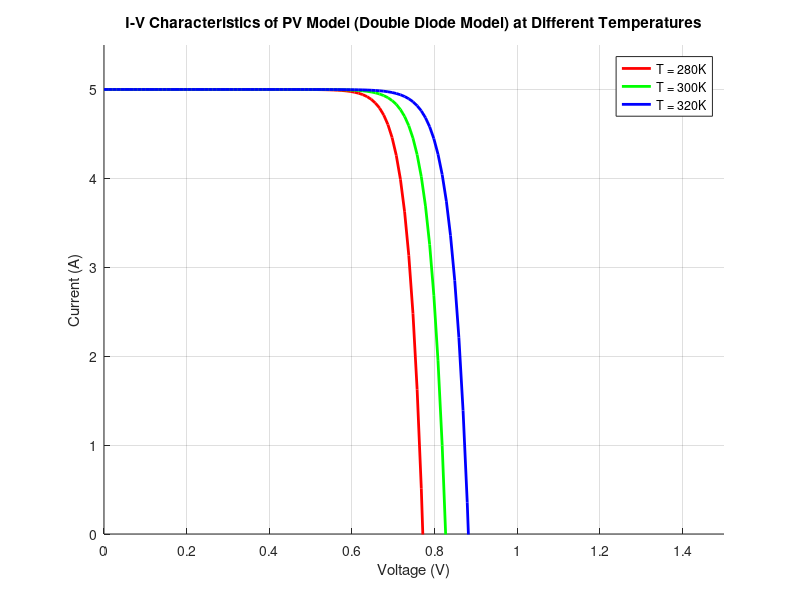

MATLAB code to generate this figure:
% Parameters
Iph = 5;                      % Photocurrent (A) - Short-circuit current
Is1 = 1e-10;                  % Saturation current of diode 1 (A)
Is2 = 1e-10;                  % Saturation current of diode 2 (A)
n1 = 1.3;                     % Ideality factor of diode 1
n2 = 1.5;                     % Ideality factor of diode 2
q = 1.60217663e-19;           % Charge of electron (C)
k = 1.38064852e-23;           % Boltzmann constant (J/K)
Rs = 0.001;                   % Series resistance (ohms)
Rsh = 1e5;                    % Shunt resistance (ohms)

% Define temperatures for the I-V curves (in Kelvin)
temperatures = [280, 300, 320]; % Temperature array (in K)

% Voltage range for I-V curve
V = linspace(0, 1, 100); % Voltage from 0 to 0.8 V

% Colors for each temperature curve
colors = ['r', 'g', 'b'];

% Initialize the plot
figure;
hold on;

% Loop over each temperature
for t = 1:length(temperatures)
    T = temperatures(t);      % Current temperature
    Vt1 = n1 * k * T / q;     % Thermal voltage for diode 1 at current temperature
    Vt2 = n2 * k * T / q;     % Thermal voltage for diode 2 at current temperature

    % Initialize current array for this temperature
    I = zeros(size(V));

    % Calculate I-V characteristic using the double diode model
    for i = 1:length(V)
        % Define the current equation for double diode model with Rs and Rsh
        fun = @(I) I - Iph + Is1 * (exp((V(i) + I * Rs) / Vt1) - 1) + ...
                   Is2 * (exp((V(i) + I * Rs) / Vt2) - 1) + ...
                   (V(i) + I * Rs) / Rsh;

        % Initial guess for current
        if V(i) == 0
            I(i) = Iph; % For short-circuit condition
        else
            I(i) = fzero(fun, Iph - 0.1); % Adjust initial guess for non-zero V
        end
    end

    % Plot I-V curve for the current temperature
    plot(V, I, 'Color', colors(t), 'LineWidth', 2, 'DisplayName', ['T = ' num2str(T) 'K']);
end

% Customize the plot
xlabel('Voltage (V)');
ylabel('Current (A)');
title('I-V Characteristics of PV Model (Double Diode Model) at Different Temperatures');
legend('show');
xlim([0, 1.5]);
ylim([0, Iph * 1.1]); % Adjusted to see the curve clearly
grid on;
hold off;
disp('I-V Characteristics of PV Model (Double Diode Model) at Different Temperatures');